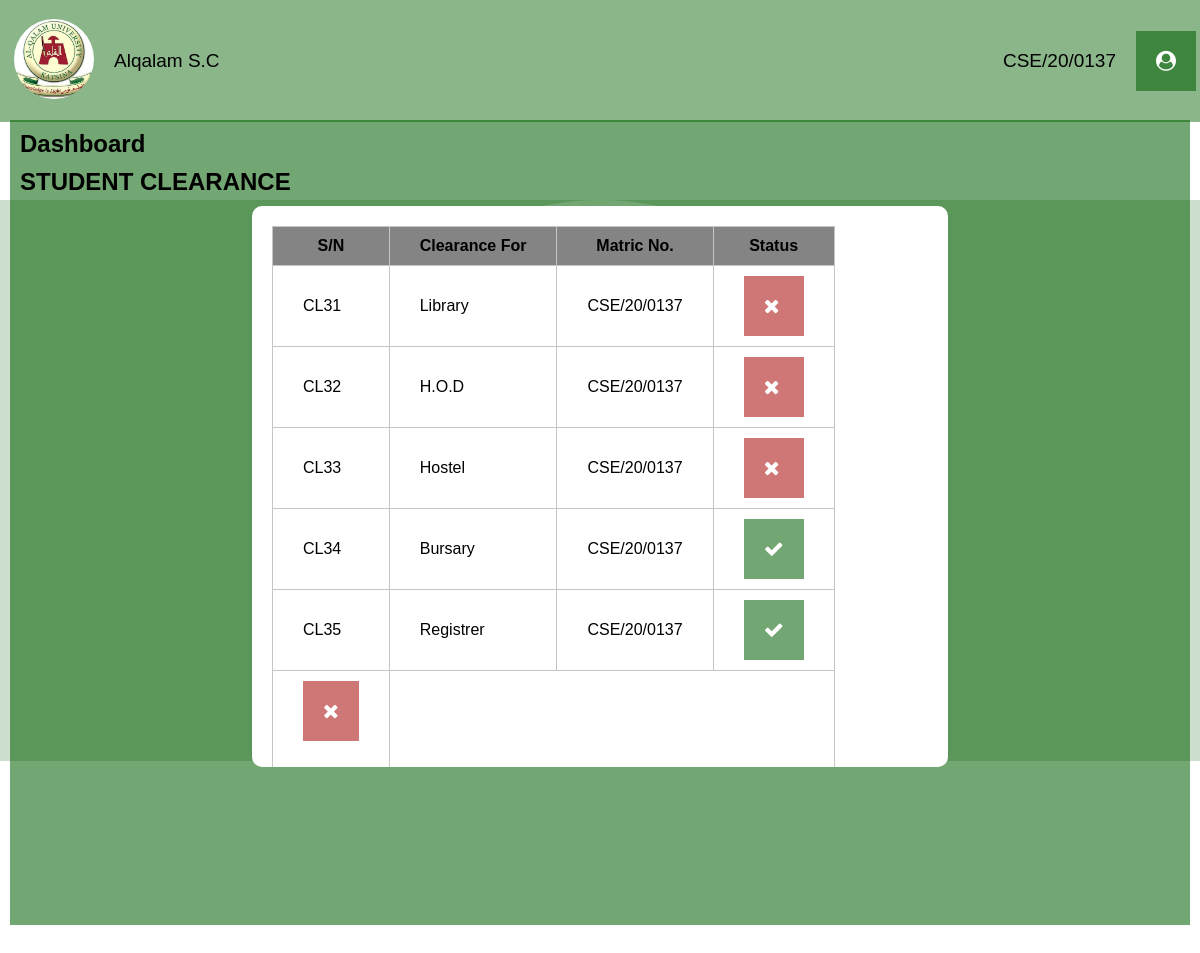
Before: /student-clearance/ (signed in) with the older database file.
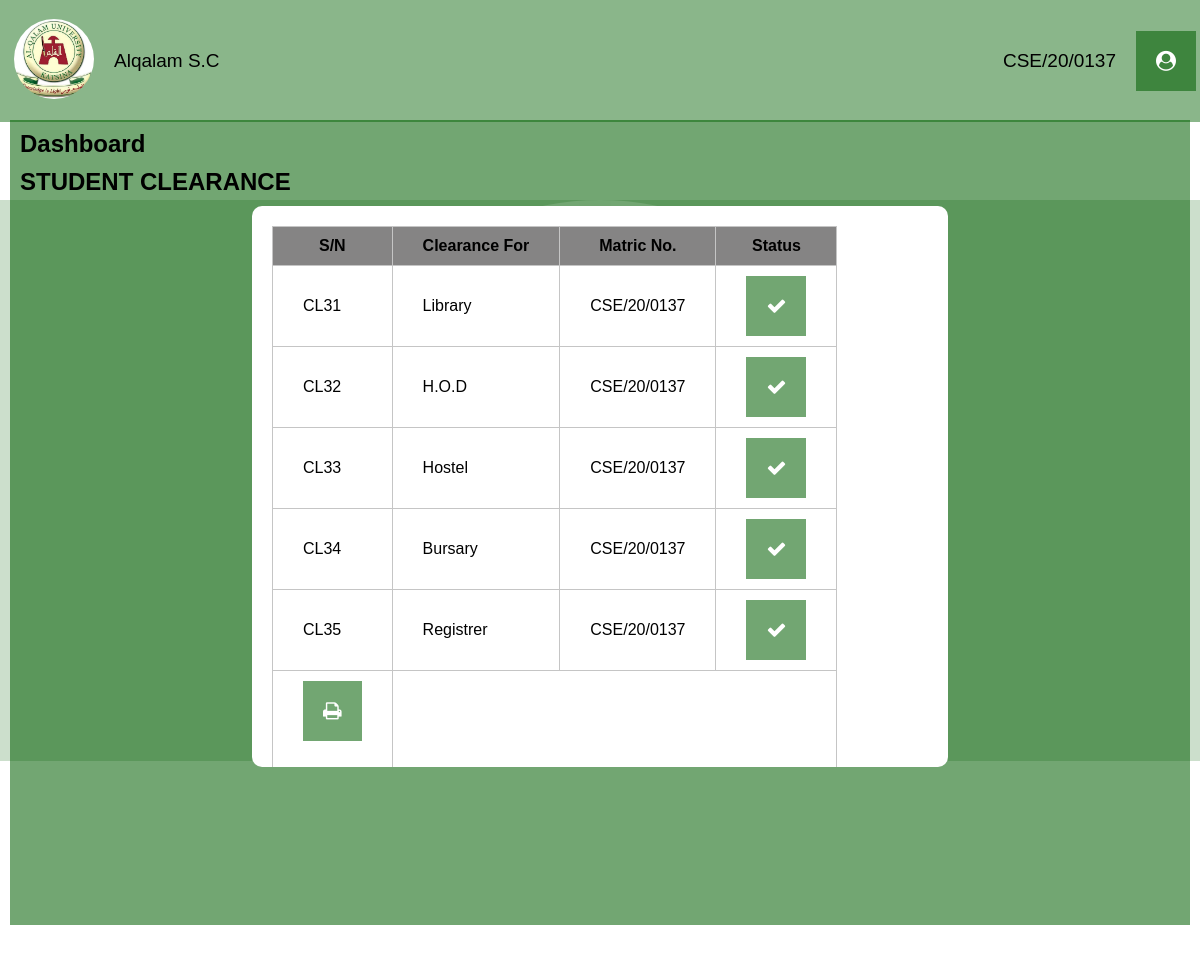
After: the same page with the newer database file.
### SCSApp/models.py (models this page shows, shortened)
class Clearance(models.Model):
    student = models.ForeignKey(StudentProfile, on_delete=models.CASCADE)
    clearance_for = models.CharField(max_length=100, blank=True)
    cleared = models.BooleanField(True)

class StudentProfile(models.Model):
    user = models.ForeignKey(User, on_delete=models.CASCADE)
    full_name = models.CharField(max_length=20, blank=True)
    matric_no = models.CharField(max_length=100, blank=True)
    department = models.CharField(max_length=100, blank=True)
    jamb_no = models.CharField(max_length=100, blank=True)
    current_date = models.DateField(auto_now_add=True)
    year_addmitted = models.CharField(max_length=100, blank=True)
    phone_number = models.CharField(max_length=100, blank=True)
    def __str__(self):
        return self.matric_no

### SCSApp/views.py (the view)
# urls.py: path('student-clearance/', views.student_clearance, name='student-clearance'),
@login_required(login_url='/')
def student_clearance(request):
    current_user = User.objects.get(username=request.user)
    stu = StudentProfile.objects.get(user=current_user)
    uncleared_list = []
    cleared = False
    stu_clearance = Clearance.objects.filter(student=stu)
    for sta in stu_clearance:
        if not sta.cleared:
            uncleared_list.append(sta)
    if len(uncleared_list) == 0:
        cleared = True
    else:
        cleared = False
    context = {
        "user": current_user,
        "clearance": stu_clearance,
        "status": cleared,
    }
    return render(request, 'dashboard/student-clearance.html', context)

### templates/dashboard/student-clearance.html (shortened to what this page needs)
{% load static %}
<!DOCTYPE html>
<html lang="en">
<head>
    <link rel="stylesheet" href="https://cdnjs.cloudflare.com/ajax/libs/font-awesome/4.7.0/css/font-awesome.min.css">
    <link rel="stylesheet" href="{% static 'style.css' %}">
</head>
<body>
    <div class="dasboard-con">
        <header>
            <ul>
                <li id="open">
                    <img src="{% static 'img/logo.jpeg' %}" alt="" height="80" width="80">
                </li>
                <li>Alqalam S.C</li>
            </ul>
            <ul>
                <li>{{user.username}}</li>
                <li><i class="fa fa-user-circle"></i></li>
            </ul>
        </header>
        <section class="body-section">
            <div class="body-content">
                <div class="body">
                    <a href="/dashboard">
                        <h2>Dashboard</h2>
                    </a>
                    <h2>STUDENT CLEARANCE</h2>
                    <div class="cards">
                        <div class="table">
                            <table>
                                <thead>
                                    <th>S/N</th>
                                    <th>Clearance For</th>
                                    <th>Matric No.</th>
                                    <th>Status</th>
                                </thead>
                                <tbody>
                                    {% for c in clearance %}
                                    <tr>
                                        <td>CL{{c.id}}</td>
                                        <td>{{c.clearance_for}}</td>
                                        <td>{{c.student}}</td>
                                        {% if c.cleared %}
                                        <td>
                                            <i class="fa fa-check"></i>
                                        </td>
                                        {% else %}
                                        <td>
                                            <i class="fa fa-close"></i>
                                        </td>
                                        {% endif %}
                                    </tr>
                                    {% endfor %}
                                    {% if status %}
                                    <td>
                                        <a href="/clearance-report">
                                            <i class="fa fa-print"></i>
                                        </a><br>
                                    </td>
                                    {% else %}
                                    <td>
                                        <a href="#">
                                            <i class="fa fa-close"></i>
                                        </a><br>
                                    </td>
                                    {% endif %}
                                </tbody>
                            </table>
                        </div>
                    </div>
                </div>
            </div>
            <div class="mom-logo dash">
                <div class="logo">
                </div>
            </div>
        </section>
    </div>
</body>
</html>

Changed rows visible on the page:
changed Clearance "Library": cleared False → True (drawn)
changed Clearance id 32: cleared False → True (drawn)
changed Clearance "Hostel": cleared False → True (drawn)
